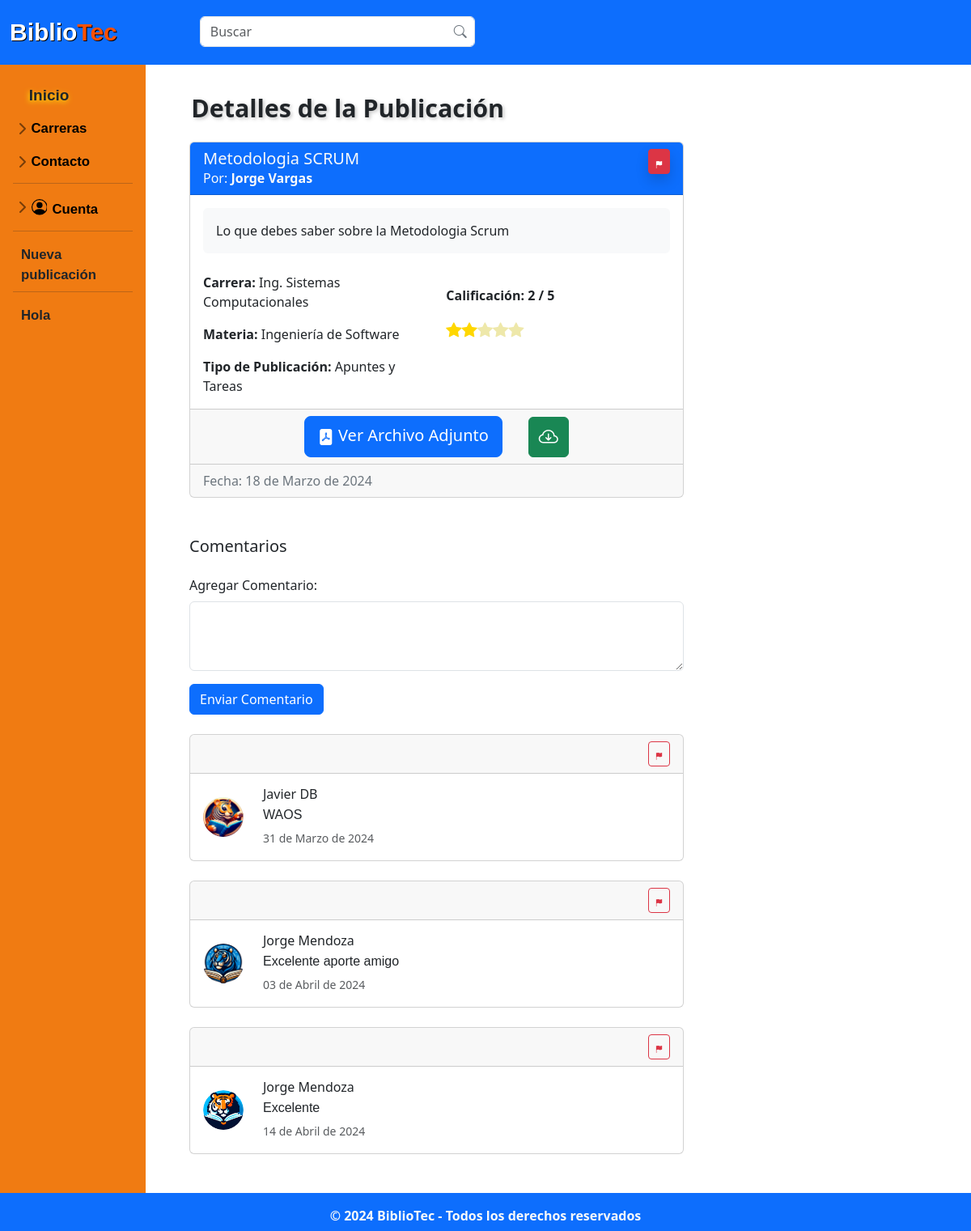
/publicacion/publicacion_detalle.php?id=5 (signed in), run on an earlier commit of the app's database.
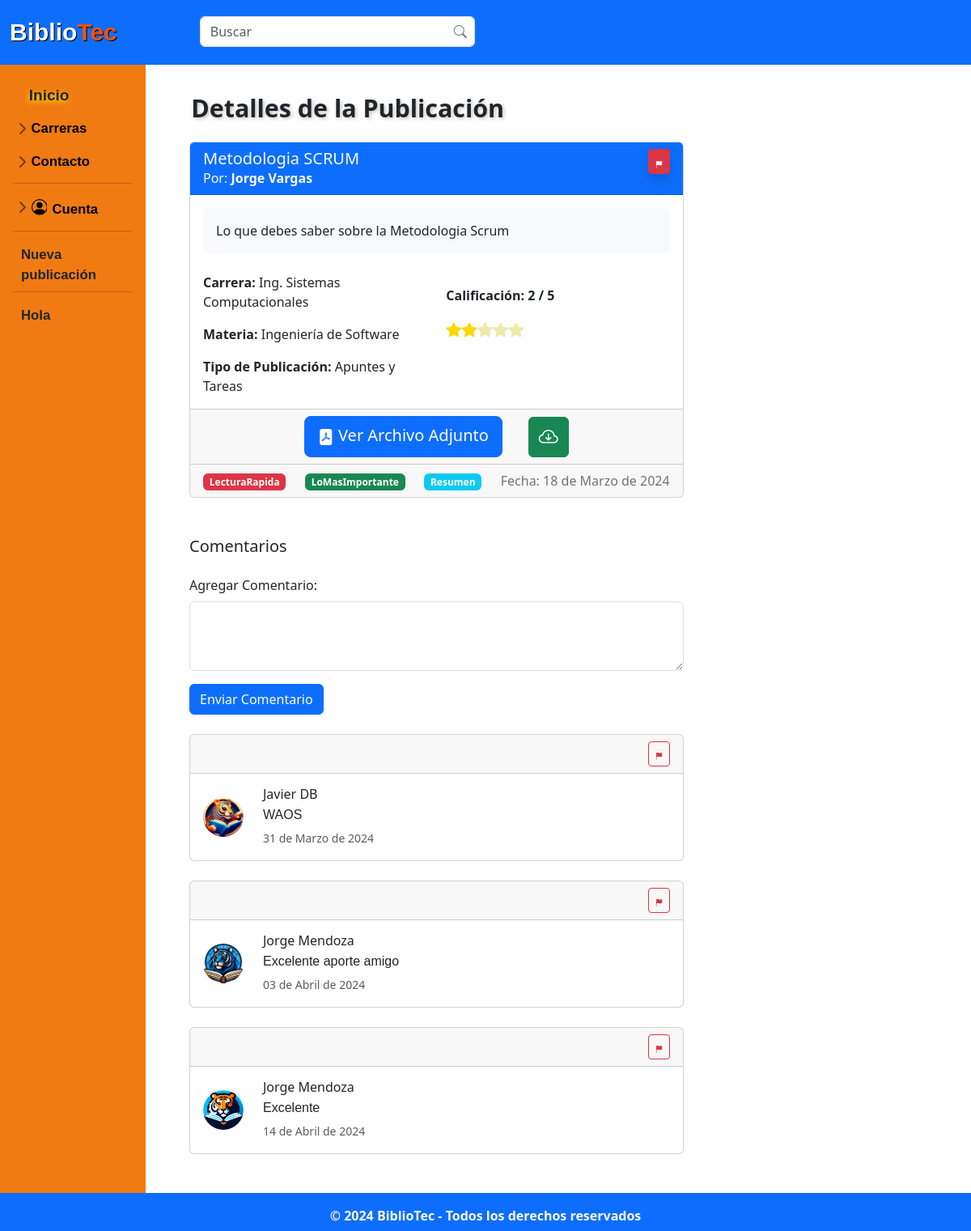
And on a later commit of the database.
### tables this page shows
CREATE TABLE IF NOT EXISTS `comentario` (
  `idComent` int NOT NULL AUTO_INCREMENT,
  `idPub` int NOT NULL,
  `idUsuario` int NOT NULL,
  `text_Coment` text NOT NULL,
  `fecha_Coment` date NOT NULL,
  PRIMARY KEY (`idComent`),
  KEY `fk_Comentario_Publicacion_idx` (`idPub`),
  KEY `fk_Comentario_Usuario1_idx` (`idUsuario`)
);

CREATE TABLE IF NOT EXISTS `usuario` (
  `idUsuario` int NOT NULL AUTO_INCREMENT,
  `nom_Us` varchar(50) NOT NULL,
  `apell_Us` varchar(50) NOT NULL,
  `carrera_Us` varchar(70) NOT NULL,
  `semestre_Us` varchar(50) NOT NULL,
  `correo_Us` varchar(100) NOT NULL,
  `contra_Us` varchar(60) NOT NULL,
  PRIMARY KEY (`idUsuario`),
  KEY `carrera_Us` (`carrera_Us`)
);

CREATE TABLE IF NOT EXISTS `tag_publicacion` (
  `idPub` int NOT NULL,
  `nombreTag` varchar(100) NOT NULL,
  PRIMARY KEY (`idPub`,`nombreTag`)
);

### php/functions.php (called while the page is built, shortened)
<?php
class functions
{
    public static function convertirFecha($fecha) {
        $fecha_timestamp = strtotime($fecha);
        $hoy = strtotime('today');
        $ayer = strtotime('yesterday');
        if ($fecha_timestamp >= $hoy) {
            return 'Hoy';
        }
        elseif ($fecha_timestamp >= $ayer) {
            return 'Ayer';
        }
        else {
            $diferencia = floor((time() - $fecha_timestamp) / (60 * 60 * 24));
            if($diferencia <=7){
                return "Hace $diferencia días";
            }else{
                return self::fechaCompleta($fecha);
            }
        }
    }
    private static function fechaCompleta($fecha)
    {
        $fecha = new DateTime($fecha);
        $fecha = $fecha->format('d-m-Y');
        $dateArr = explode("-", $fecha);
        $dateArr[1] = self::mes($dateArr[1]);
        $fechaN = implode(" de ", $dateArr);
        return $fechaN;
    }
    private static function mes($month)
    {
        switch ($month) {
            case '03':
                return 'Marzo';
                break;
            case '04':
                return 'Abril';
                break;
        }
    }
}

### publicacion/publicacion_detalle.php (the view, shortened to what the changed rows need)
<?php
include('../php/functions.php');
$link = include('../php/conexion.php');
if (isset($_GET['id'])) {
    $idPub = $_GET['id'];
    $query = "SELECT p.*, u.nom_Us, u.apell_Us FROM publicacion p
              JOIN usuario u ON p.id_Usuario = u.idUsuario
              WHERE p.idPub = $idPub";
    $result = mysqli_query($link, $query);
    if (mysqli_num_rows($result) == 1) {
        $publicacion = mysqli_fetch_assoc($result);
        $query_comentarios = "SELECT c.*, u.nom_Us, u.apell_Us FROM comentario c
                              JOIN usuario u ON c.idUsuario = u.idUsuario
                              WHERE c.idPub = $idPub";
        $result_comentarios = mysqli_query($link, $query_comentarios);
        $consultaEtiquetas = "SELECT nombreTag FROM tag_publicacion WHERE idPub = $idPub LIMIT 5";
        $resultEtiquetas = mysqli_query($link, $consultaEtiquetas);
    } else {
        header("Location: ../home.php");
        exit();
    }
    $qcalif = "SELECT AVG(`calificacion`) as promedio from calificacion_detalle cd
                join usuario u on u.idUsuario = cd.id_Usuario
                join publicacion p on p.idPub = cd.idPub
                where cd.idPub = $idPub;";
    $consulta = mysqli_query($link, $qcalif);
    $consultaCal = mysqli_fetch_assoc($consulta);
} else {
    header("Location: ../home.php");
    exit();
}
?>
<!DOCTYPE html>
<html lang="es">
<head>
    <link rel="stylesheet" href="../css/normalizar.css">
    <link rel="stylesheet" href="../css/estilos.css">
    <link rel="stylesheet" href="../css/hover-min.css">
    <link rel="stylesheet" href="../css/animate.css">
    <link rel="stylesheet" href="../css/sidebars.css">
    <link rel="stylesheet" href="style.css">
    <link rel="stylesheet" href="https://cdnjs.cloudflare.com/ajax/libs/animate.css/4.1.1/animate.min.css" />
    <link href="https://cdn.jsdelivr.net/npm/bootstrap@5.3.3/dist/css/bootstrap.min.css" rel="stylesheet">
    <link rel="stylesheet" href="https://cdn.jsdelivr.net/npm/bootstrap-icons@1.11.3/font/bootstrap-icons.min.css">
    <link rel="stylesheet" href="https://cdn.jsdelivr.net/npm/@docsearch/css@3">
</head>
<body>
    <div class="container-fluid">
        <div class="row">
            <main role="main" class="col-md-9 ml-sm-auto col-lg-10 px-4" style="font-weight:normal; margin-left: 1.5%">
                <h3 style=" margin-left: 1.5% ; margin-top: 35px;">
                    <div class="container mt-4 mb-5">
                        <div class="row">
                            <div class="col-md-8">
                                <div class="card card-details">
                                    <div class="card-body">
                                        <div class="row">
                                            <div class="col-md-6">
                                                <div class="rating mt-3">
                                                            <?php
                                                            if ($consultaCal == null) {
                                                                $calificacion = 0;
                                                            } else {
                                                                $calificacion = $consultaCal['promedio'];
                                                            }
                                                            $calificacion_estrellas = ceil($calificacion / 1);
                                                            ?>
                                                            <p class="calificar">
                                                                <?php
                                                                for ($i = 1; $i <= 5; $i++) {
                                                                    if ($i <= $calificacion_estrellas) {
                                                                        echo '<i class="bi bi-star-fill estrella" data-rating="' . $i . '"></i>';
                                                                    } else {
                                                                        echo '<i class="bi bi-star-fill" data-rating="' . $i . '"></i>';
                                                                    }
                                                                }
                                                                ?>
                                                            </p>
                                                </div>
                                            </div>
                                        </div>
                                    </div>
                                    <div class="card-footer d-flex justify-content-between align-items-end">
                                        <?php
                                        $colores = array("bg-danger", "bg-success", "bg-info", "bg-warning", "bg-primary");
                                        $colorIndex = 0;
                                        while ($etiqueta = mysqli_fetch_assoc($resultEtiquetas)) {
                                            echo '<span class="badge ' . $colores[$colorIndex] . ' mr-1">' . $etiqueta['nombreTag'] . '</span>';
                                            $colorIndex = ($colorIndex + 1) % count($colores);
                                        }
                                        ?>
                                    <p class="card-text comment-date mb-0 align-self-end">Fecha: <?php echo functions::convertirFecha($publicacion['fecha_Pub']); ?></p>
                                </div>
                            </div>
                            <div class="mt-5">
                                <?php
                                $imagenes_aleatorias = array();
                                $ruta_base = "../images/tigers/";
                                for ($i = 1; $i <= 15; $i++) {
                                    $ruta_imagen = $ruta_base . "a" . $i . ".png";
                                    $imagenes_aleatorias[] = $ruta_imagen;
                                }
                                $contador = 0;
                                ?>
                                <?php while ($comentario = mysqli_fetch_assoc($result_comentarios)) : ?>
                                    <div class="card mt-4">
                                        <div class="card-header">
                                            <div class="d-grid gap-2 d-md-flex justify-content-md-end">
                                                <a class="btn btn-sm btn-outline-danger " id="reportarCom" data-bs-toggle="modal" data-bs-target="#modal_report_c" data-comid="<?php echo $comentario['idComent'] ?>">
                                                    <i class="bi bi-flag-fill"></i>
                                                </a>
                                            </div>
                                        </div>
                                        <div class="card-body">
                                            <div class="row align-items-center">
                                                <div class="col-auto">
                                                    <?php if ($contador % 2 == 0) : ?>
                                                        <img src="<?php echo $imagenes_aleatorias[array_rand($imagenes_aleatorias)]; ?>" alt="Imagen Aleatoria" class="rounded-circle" width="50">
                                                    <?php else : ?>
                                                        <img src="<?php echo $imagenes_aleatorias[array_rand($imagenes_aleatorias)]; ?>" alt="Imagen Aleatoria" class="rounded-circle" width="50">
                                                    <?php endif; ?>
                                                </div>
                                                <div class="col">
                                                    <h6 class="mb-1"><?php echo $comentario['nom_Us'] . " " . $comentario['apell_Us']; ?></h6>
                                                    <pre class="mb-1"><?php echo $comentario['text_Coment']; ?></pre>
                                                    <small class="text-muted"><?php echo functions::convertirFecha($comentario['fecha_Coment']); ?></small>
                                                </div>
                                            </div>
                                        </div>
                                    </div>
                                    <?php
                                    $contador++;
                                    ?>
                                <?php endwhile; ?>
                            </div>
                        </div>
                    </div>
        </div>
        </main>
    </div>
    </div>
</body>
</html>

What changed in the data, as far as the page shows it:
added tag_publicacion: nombreTag "LecturaRapida"
added tag_publicacion: nombreTag "LoMasImportante"
added tag_publicacion: nombreTag "Resumen"
